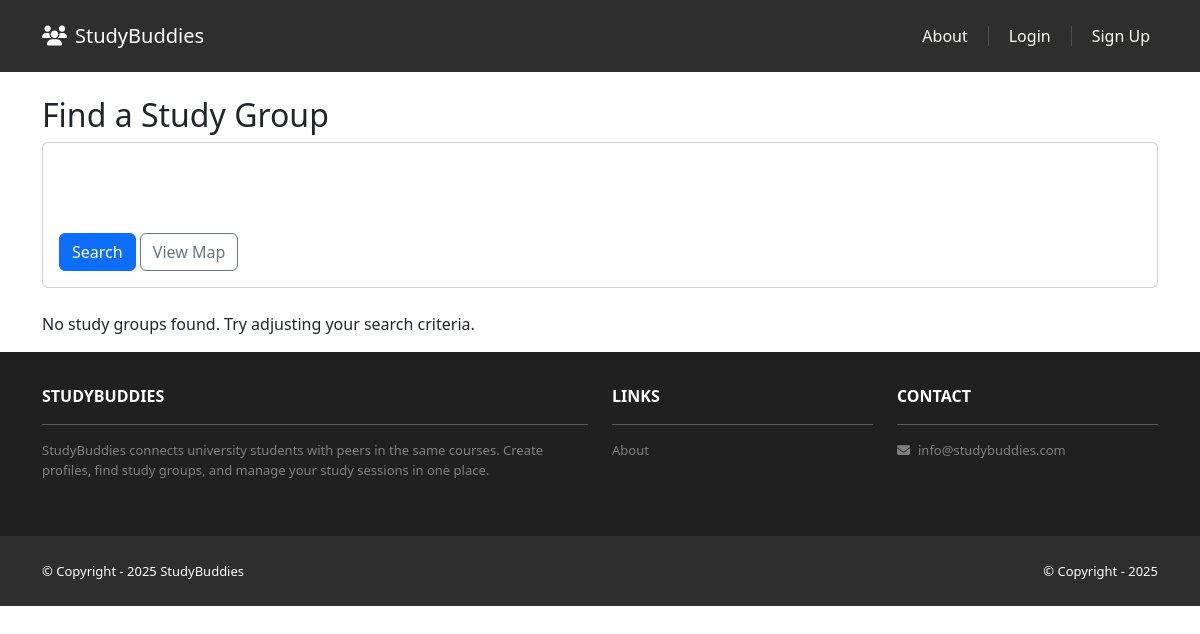
Before: /buddies/ with the older database file.
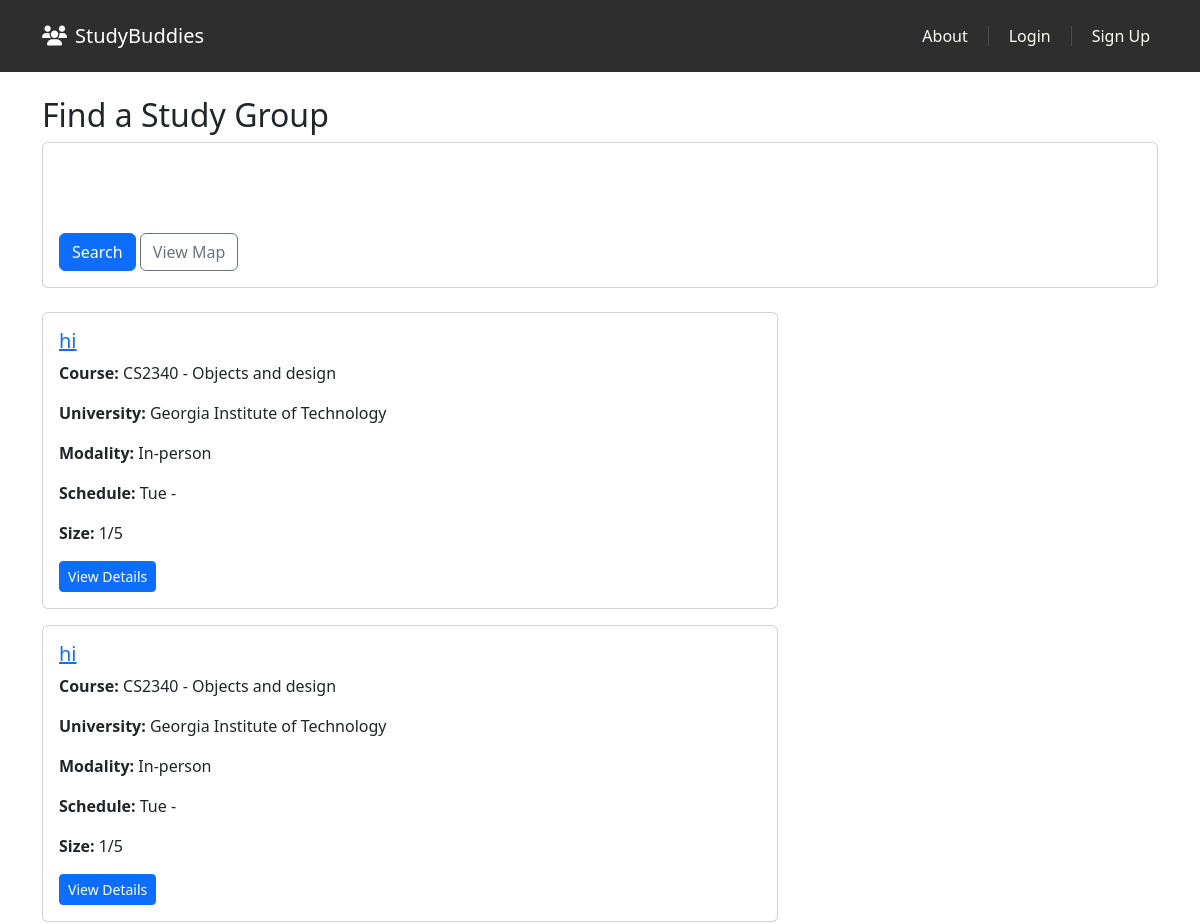
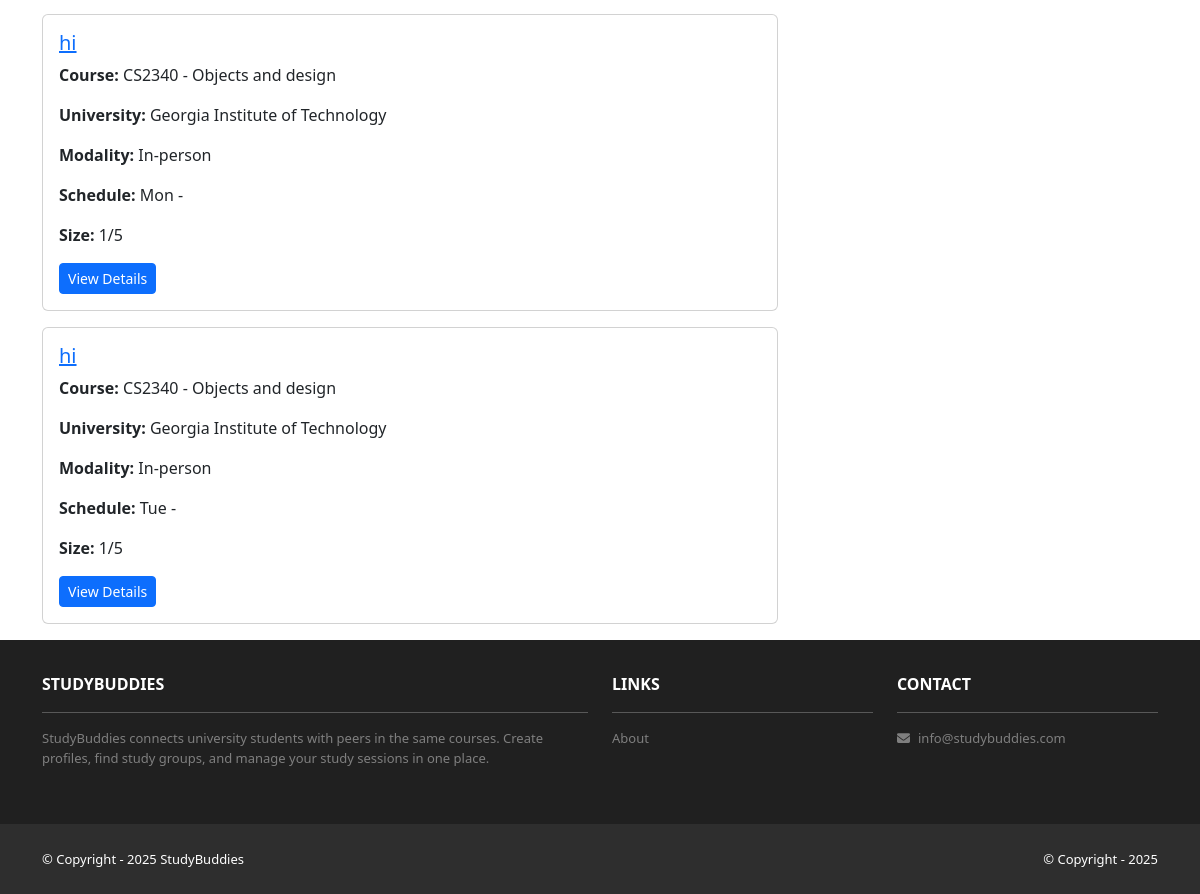
After: the same page with the newer database file (2 pictures, top to bottom).
### buddies/models.py (models this page shows, shortened)
class BuddyListing(models.Model):
    MODALITY_CHOICES = [
        ("in_person", "In-person"),
        ("online", "Online"),
        ("hybrid", "Hybrid"),
    ]
    CADENCE_CHOICES = [
        ("one_off", "One-off"),
        ("weekly", "Weekly"),
    ]
    WEEKDAY_CHOICES = [
        ("mon", "Mon"),
        ("tue", "Tue"),
        ("wed", "Wed"),
        ("thu", "Thu"),
        ("fri", "Fri"),
        ("sat", "Sat"),
        ("sun", "Sun"),
    ]
    JOIN_POLICY_CHOICES = [
        ("owner_approve", "Owner approves"),
        ("auto_accept", "Auto-accept"),
    ]
    VISIBILITY_CHOICES = [
        ("same_school", "Same-school"),
        ("public", "Public"),
    ]
    STATUS_CHOICES = [
        ("open", "Open"),
        ("filled", "Filled"),
        ("cancelled", "Cancelled"),
    ]
    owner = models.ForeignKey(settings.AUTH_USER_MODEL, on_delete=models.CASCADE, related_name="listings")
    university = models.ForeignKey(University, on_delete=models.CASCADE, related_name="listings")
    course = models.ForeignKey(Course, on_delete=models.PROTECT, related_name="listings")
    course_code_text = models.CharField(max_length=20, blank=True, help_text="Fallback if course missing")
    title = models.CharField(max_length=120)
    description = models.TextField()
    modality = models.CharField(max_length=10, choices=MODALITY_CHOICES, default="in_person")
    location = models.ForeignKey(Location, on_delete=models.SET_NULL, null=True, blank=True, related_name="listings")
    meeting_link = models.URLField(blank=True, help_text="For online/hybrid; members only")
    capacity = models.PositiveSmallIntegerField(default=5)
    current_size = models.PositiveSmallIntegerField(default=1, help_text="Owner included; keep in sync")
    cadence = models.CharField(max_length=10, choices=CADENCE_CHOICES, default="weekly")
    weekday = models.CharField(max_length=3, choices=WEEKDAY_CHOICES, blank=True, help_text="Weekly only")
    start_time = models.TimeField(blank=True, null=True)
    end_time = models.TimeField(blank=True, null=True)
    tags = models.CharField(max_length=200, blank=True, help_text="Comma-separated tags: midterm 1, op-amps")
    join_policy = models.CharField(max_length=15, choices=JOIN_POLICY_CHOICES, default="owner_approve")
    visibility = models.CharField(max_length=15, choices=VISIBILITY_CHOICES, default="same_school")
    status = models.CharField(max_length=10, choices=STATUS_CHOICES, default="open", db_index=True)
    slug = models.SlugField(unique=True, blank=True)
    created_at = models.DateTimeField(auto_now_add=True)
    updated_at = models.DateTimeField(auto_now=True)
    class Meta:
        indexes = [
            Index(fields=["university", "status", "created_at"]),
            Index(fields=["course", "status"]),
        ]
        ordering = ['-created_at']

### profiles/models.py (models this page shows, shortened)
class Course(models.Model):
    university = models.ForeignKey(University, on_delete=models.CASCADE, related_name="courses")
    code = models.CharField(max_length=20, help_text="e.g., CS 2340")
    name = models.CharField(max_length=200)
    slug = models.SlugField()
    is_active = models.BooleanField(default=True)
    created_at = models.DateTimeField(auto_now_add=True)
    class Meta:
        unique_together = ("university", "code")
        indexes = [
            Index(fields=["university", "code"]),
        ]
        ordering = ['code']

class University(models.Model):
    name = models.CharField(max_length=150, unique=True, db_index=True)
    domain = models.CharField(max_length=120, blank=True, help_text="e.g., gatech.edu")
    slug = models.SlugField(unique=True)
    created_at = models.DateTimeField(auto_now_add=True)
    class Meta:
        verbose_name_plural = "Universities"
        ordering = ['name']

### buddies/views.py (the view, shortened to what this page needs)
# urls.py: path('', views.ListingSearchView.as_view(), name='listing_search'),
class ListingSearchView(ListView):
    model = BuddyListing
    template_name = 'buddies/list.html'
    context_object_name = 'listings'
    paginate_by = 20
    def get_queryset(self):
        queryset = BuddyListing.objects.filter(status='open').select_related(
            'course', 'university', 'location', 'owner'
        )
        form = ListingSearchForm(self.request.GET)
        if form.is_valid():
            cleaned_data = form.cleaned_data
            if cleaned_data.get('course'):
                queryset = queryset.filter(course=cleaned_data['course'])
            if cleaned_data.get('university'):
                queryset = queryset.filter(university=cleaned_data['university'])
            if cleaned_data.get('modality'):
                queryset = queryset.filter(modality=cleaned_data['modality'])
            if cleaned_data.get('weekday'):
                queryset = queryset.filter(weekday=cleaned_data['weekday'])
            time_range = cleaned_data.get('time_range')
            if cleaned_data.get('capacity_remaining'):
                queryset = queryset.filter(current_size__lt=F('capacity'))
            if cleaned_data.get('status'):
                queryset = queryset.filter(status=cleaned_data['status'])
            user_lat = cleaned_data.get('user_lat')
            user_lng = cleaned_data.get('user_lng')
            distance = cleaned_data.get('distance')
        if self.request.user.is_authenticated and hasattr(self.request.user, 'profile'):
            profile = self.request.user.profile
            other_university_listings = queryset.filter(
                visibility='same_school'
            ).exclude(university=profile.university)
            queryset = queryset.exclude(id__in=other_university_listings)
        sort_by = self.request.GET.get('sort_by', '-created_at')
        if sort_by == 'distance' and user_lat and user_lng:
            queryset = queryset.order_by('-created_at')
        else:
            queryset = queryset.order_by(sort_by)
        return queryset

### buddies/templates/buddies/list.html (shortened to what this page needs)
{% extends 'base.html' %}
{% load static %}
{% block content %}
<div class="container mt-4">
    <h2>Find a Study Group</h2>
    <div class="card mb-4">
        <div class="card-body">
            <form method="get" class="row g-3">
                <div class="col-md-12">
                    <div class="form-check">
                    </div>
                </div>
                <div class="col-md-12">
                    <button type="submit" class="btn btn-primary">Search</button>
                    <a href="{% url 'buddies:listing_map' %}" class="btn btn-outline-secondary">View Map</a>
                </div>
            </form>
        </div>
    </div>
    <div class="row">
        <div class="col-md-8">
            {% if listings %}
                {% for listing in listings %}
                <div class="card mb-3">
                    <div class="card-body">
                        <h5><a href="{% url 'buddies:listing_detail' slug=listing.slug %}">{{ listing.title }}</a></h5>
                        <p><strong>Course:</strong> {{ listing.course.code }} - {{ listing.course.name }}</p>
                        <p><strong>University:</strong> {{ listing.university.name }}</p>
                        <p><strong>Modality:</strong> {{ listing.get_modality_display }}</p>
                        {% if listing.weekday %}
                        <p><strong>Schedule:</strong> {{ listing.get_weekday_display }} {{ listing.start_time|time }} - {{ listing.end_time|time }}</p>
                        {% endif %}
                        <p><strong>Size:</strong> {{ listing.current_size }}/{{ listing.capacity }}</p>
                        <a href="{% url 'buddies:listing_detail' slug=listing.slug %}" class="btn btn-sm btn-primary">View Details</a>
                    </div>
                </div>
                {% endfor %}
            {% else %}
                <p>No study groups found. Try adjusting your search criteria.</p>
            {% endif %}
        </div>
        <div class="col-md-4">
        </div>
    </div>
</div>
{% endblock content %}

### studybuddies/templates/base.html (shortened to what this page needs)
<!DOCTYPE html>
<html>
    {% load static %}
    {% load account_tags %}
    <head>
        <link href="https://cdn.jsdelivr.net/npm/bootstrap@5.3.3/dist/css/bootstrap.min.css" rel="stylesheet">
        <link rel="stylesheet" href="https://cdnjs.cloudflare.com/ajax/libs/font-awesome/6.1.1/css/all.min.css">
        <link rel="stylesheet" type="text/css" href="{% static 'css/style.css' %}">
    </head>
    <body>
        <nav class="p-3 navbar navbar-dark bg-dark navbar-expand-lg">
            <div class="container">
                <a class="navbar-brand" href="{% url 'home:index' %}">
                    <i class="fas fa-users me-2"></i>StudyBuddies
                </a>
                <div class="collapse navbar-collapse" id="navbarNavAltMarkup">
                    <div class="navbar-nav ms-auto navbar-ml">
                        <a class="nav-link" href="{% url 'home:about' %}">About</a>
                        {% if user.is_authenticated %}
                            <a class="nav-link" href="{% url 'home:dashboard' %}">Dashboard</a>
                            <span class="nav-separator"></span>
                            <a class="nav-link" href="{% url 'buddies:listing_search' %}">Find a Study Group</a>
                            <span class="nav-separator"></span>
                            {% if user|has_profile %}
                                <a class="nav-link" href="{% url 'profiles:profiles.detail' %}">Profile</a>
                            {% else %}
                                <a class="nav-link" href="{% url 'profiles:profiles.create' %}">Create Profile</a>
                            {% endif %}
                            <span class="nav-separator"></span>
                            <a class="nav-link" href="{% url 'accounts:logout' %}">Logout ({{ user.username }})</a>
                        {% else %}
                            <a class="nav-link" href="{% url 'accounts:login' %}">Login</a>
                            <a class="nav-link" href="{% url 'accounts:signup' %}">Sign Up</a>
                        {% endif %}
                    </div>
                </div>
            </div>
        </nav>
        <div>
            {% block content %}
            {% endblock content %}
        </div>
        <section class="p-3 ms-footer d-none d-md-block">
            <div class="container">
                <div class="row mt-3 text-white">
                    <div class="col-md-6 col-lg-6 col-xl-6 mx-auto mb-4">
                        <b>STUDYBUDDIES</b>
                        <hr />
                        <p>
                            StudyBuddies connects university students with peers in the same courses.
                            Create profiles, find study groups, and manage your study sessions in one place.
                        </p>
                    </div>
                    <div class="col-md-3 col-lg-3 col-xl-3 mx-auto mb-4">
                        <b>LINKS</b>
                        <hr />
                        <p><a class="nav-link" href="{% url 'home:about' %}">About</a></p>
                    </div>
                    <div class="col-md-3 col-lg-3 col-xl-3 mx-auto mb-4">
                        <b>CONTACT</b>
                        <hr />
                        <p><i class="fas fa-envelope me-2"></i>info@studybuddies.com</p>
                    </div>
                </div>
            </div>
        </section>
        <section class="p-3 ms-footer-bottom bg-dark">
            <div class="container d-flex justify-content-between">
                <div class="me-5 text-white">
                    <span>© Copyright - 2025 StudyBuddies</span>
                </div>
                <div class="text-white">
                    <span>© Copyright - 2025</span>
                </div>
            </div>
        </section>
    </body>
</html>

### studybuddies/static/css/style.css (style rules this page uses)
.navbar a.nav-link { color: #FFFEF6 !important; }
.navbar .navbar-nav { align-items: center; display: flex; }
.bg-dark { background-color: #2E2E2E !important; }
.ms-footer { background-color: #202020; }
.ms-footer p { color: #7F7F7F; font-size: 13px; }
.ms-footer-bottom span { font-size: 13px; line-height: 38px; }

Changed rows visible on the page:
added BuddyListing: title "hi", course.code "CS2340", course.name "Objects and design", university.name "Georgia Institute of Technology", modality "In-person", weekday "Tue", current_size "1", capacity "5"
added BuddyListing: title "hi", course.code "CS2340", course.name "Objects and design", university.name "Georgia Institute of Technology", modality "In-person", weekday "Tue", current_size "1", capacity "5"
added BuddyListing: title "hi", course.code "CS2340", course.name "Objects and design", university.name "Georgia Institute of Technology", modality "In-person", weekday "Mon", current_size "1", capacity "5"
added BuddyListing: title "hi", course.code "CS2340", course.name "Objects and design", university.name "Georgia Institute of Technology", modality "In-person", weekday "Tue", current_size "1", capacity "5"
Other visible differences:
text no longer shown: "No study groups found. Try adjusting your search criteria."
